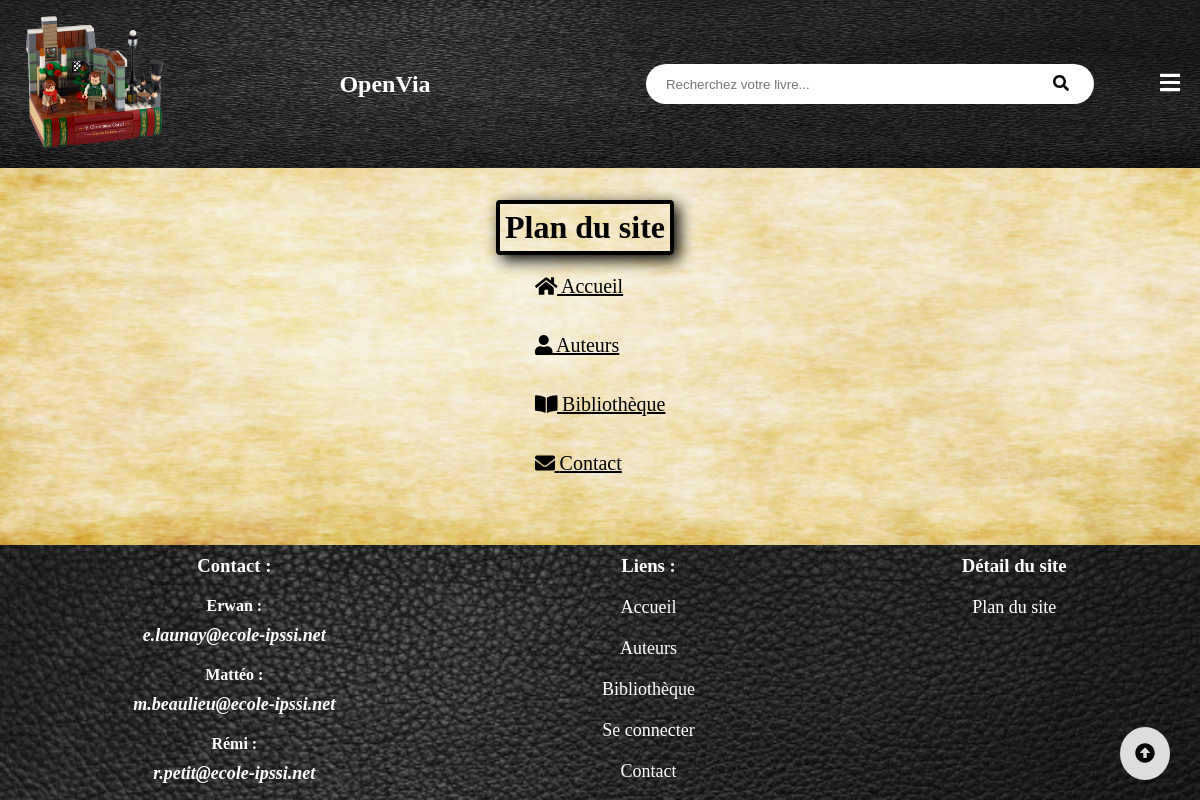
The app's page /plandusite.php, older data.
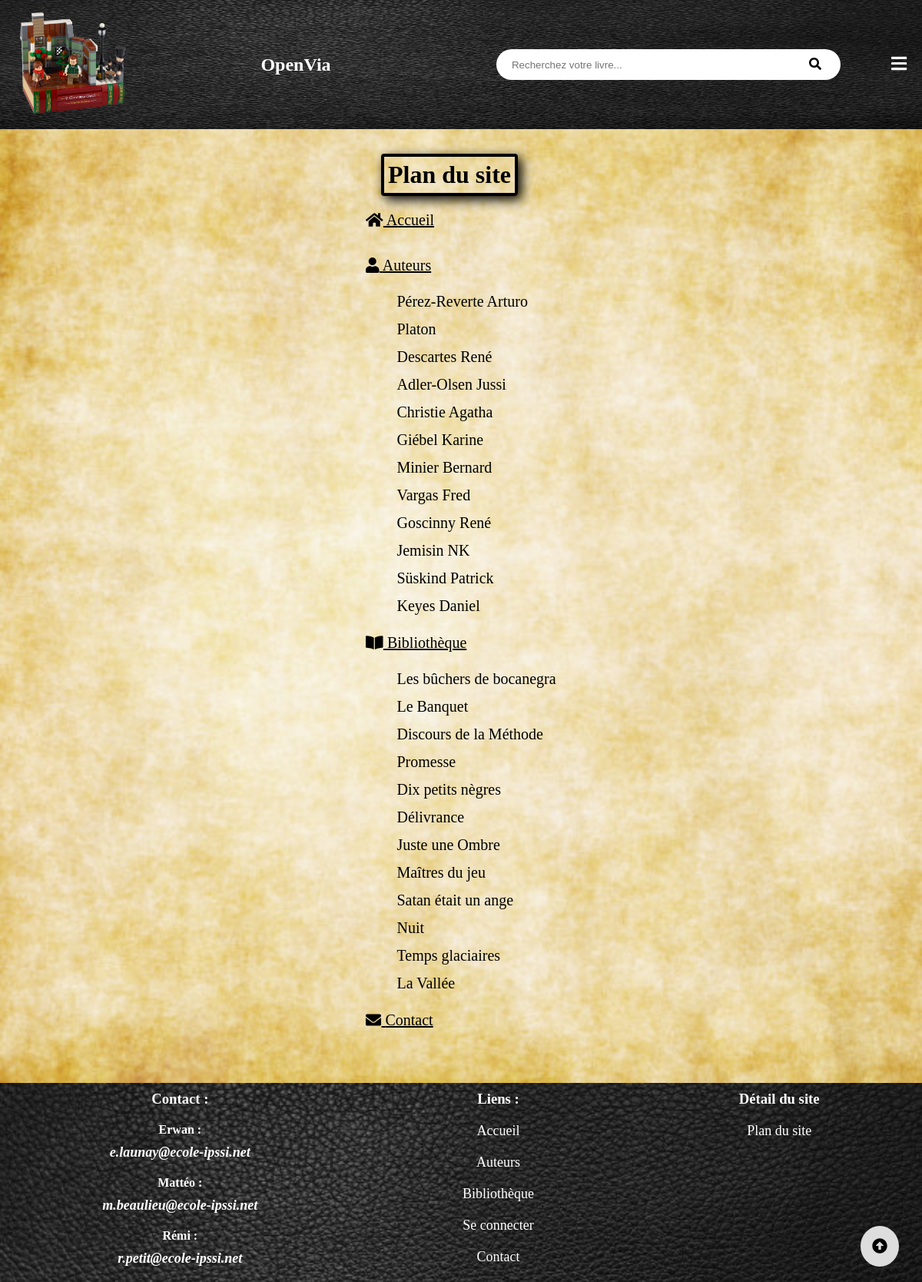
The same page, newer data.
### tables this page shows
CREATE TABLE IF NOT EXISTS `personne` (
  `id` int(11) NOT NULL AUTO_INCREMENT,
  `nom` varchar(150) NOT NULL,
  `prenom` varchar(150) DEFAULT NULL,
  `date_naiss` date DEFAULT NULL,
  `ville_naiss` varchar(50) DEFAULT NULL,
  `biographie` mediumtext,
  PRIMARY KEY (`id`)
);

CREATE TABLE IF NOT EXISTS `livre` (
  `isbn` varchar(15) NOT NULL,
  `titre` varchar(500) NOT NULL,
  `annee` int(11) DEFAULT NULL,
  `nbpages` int(11) DEFAULT NULL,
  `synopsis` varchar(5000) DEFAULT NULL,
  `date_retour` date DEFAULT NULL,
  `langue` int(11) DEFAULT NULL,
  `genre` int(11) DEFAULT NULL,
  `editeur` int(11) NOT NULL,
  `utilisateur` int(11) DEFAULT NULL,
  `idPersonne` int(11) DEFAULT NULL,
  `renouvellement` tinyint(1) DEFAULT NULL,
  PRIMARY KEY (`isbn`)
);

### bdd/listautreq.php (called while the page is built, shortened)
<?php
include('config.php');
$page = (!empty($_GET['page']) ? $_GET['page'] : 1);
$limite = 12;
$debut = ($page - 1) * $limite;
$pdostate = $bdd->prepare('SELECT DISTINCT personne.*, genre.libelle AS genre FROM personne JOIN livre ON personne.id = livre.idPersonne JOIN genre ON livre.genre = genre.id LIMIT :limite OFFSET :debut');
$pdostate->bindValue('debut', $debut, PDO::PARAM_INT);
$pdostate->bindValue('limite', $limite, PDO::PARAM_INT);
$pdostate->execute();
?>

### bdd/biblioreq.php (called while the page is built, shortened)
<?php
include('config.php');
$page = (!empty($_GET['page']) ? $_GET['page'] : 1);
$limite = 12;
$debut = ($page - 1) * $limite;
$pdostat = $bdd->prepare('SELECT *,editeur.libelle AS editeurs FROM livre JOIN editeur ON livre.editeur = editeur.id JOIN personne ON livre.idPersonne = personne.id LIMIT :limite OFFSET :debut');
$pdostat->bindValue('debut', $debut, PDO::PARAM_INT);
$pdostat->bindValue('limite', $limite, PDO::PARAM_INT);
$pdostat->execute();
?>

### plandusite.php (the view)
<?php
	require('bdd/biblioreq.php');
	require('bdd/listautreq.php');
	require("bbcode.php");
	require('header/header.php');
?>
<link rel="stylesheet" type="text/css" href="css/styleplandusite.css">
<main class="principal">
	<div class="position">
		<h1>Plan du site </h1>
		<ul>
			<li><a href="index.php"><i class="fas fa-home"></i> Accueil</a></li><br><br>
			<li><a href="auteur.php?page=1"><i class="fas fa-user"></i> Auteurs</a><br><br>
				<ul>
					<?php foreach ($pdostate as $aut) {?>
					<li><a href="Auteur/autlist.php?id=<?php echo $aut['id'];?>"><?php echo bbcode(htmlspecialchars($aut['nom'])) . " " . bbcode(htmlspecialchars($aut['prenom']));?></a></li>
					<?php } ?>
				</ul>
			</li><br>
			<li><a href="bibliotheque.php?page=1"><i class="fas fa-book-open"></i> Biblioth&#232;que</a><br><br>
				<ul>
					<?php foreach ($pdostat as $ligne) {?>
					<li><a href="livres/details.php?isbn=<?php echo $ligne['isbn'];?>"><?php echo $ligne['titre']; ?></a></li>
					<?php } ?>
				</ul>
			</li><br>
			<li><a href="contact.php"><i class="fas fa-envelope"></i> Contact</a></li>
		</ul>
	</div>
</main>
<?php require ("Footer/footer.php");?>

### header/header.php (shortened to what this page needs)
<?php
$CONFIG = array("root_path"=>"/bibliotheque");
?>
<!DOCTYPE html>
<html>
<head>
	<link rel="stylesheet" type="text/css" href="<?php echo $CONFIG['root_path']; ?>/css/headerstyle.css">
</head>
<body>
<header>
	<button onclick="window.scrollTo({top: 0, behavior: 'smooth'});" id="top"><i class="fas fa-arrow-alt-circle-up"></i></button>
	<nav class="navbar" id="navbar">
		<div class="max-width">
			<div class="resplogo">
				<a href="<?php echo $CONFIG['root_path']; ?>">
					<img src="<?php echo $CONFIG['root_path']; ?>/img/logo1.png" alt="Logo du site" width="150px">
				</a>
				<h1>OpenVia</h1>
			</div>
			<div class="respsearch">
				<form method="GET" class="search">
					<input type="search" id="searchs" placeholder="Recherchez votre livre...">
					<button type="submit" class="fas fa-search" name="submit"></button>
				</form>
				<div class="menu-btn">
  					<i class="fas fa-bars"></i>
				</div>
			</div>
		</div>
	</nav>
</header>

### Footer/footer.php
<link rel="stylesheet" type="text/css" href="<?php echo $CONFIG['root_path']; ?>/css/footerstyle.css">
	<footer>
		<div class="contact">
			<h3>Contact :</h3>
			<h4>Erwan :</h4>
			<h5><em>e.launay@ecole-ipssi.net</em></h5>
			<h4>Mattéo :</h4>
			<h5><em>m.beaulieu@ecole-ipssi.net</em></h5>
			<h4>Rémi :</h4>
			<h5><em>r.petit@ecole-ipssi.net</em></h5>
		</div>
		<div class="contact">
			<h3>Liens : </h3>
			<a href="<?php echo $CONFIG['root_path']; ?>/">Accueil</a>
			<a href="<?php echo $CONFIG['root_path']; ?>/auteur.php?page=1">Auteurs</a>
			<a href="<?php echo $CONFIG['root_path']; ?>/bibliotheque.php?page=1">Biblioth&#232;que</a>
			<?php
			if (isset($_SESSION['connecter']) && $_SESSION['admin'] == 1) { ?>
				<a href="<?php echo $CONFIG['root_path']; ?>/admin/nouveaulivre.php">Admin</a>
				<a href="<?php echo $CONFIG['root_path']; ?>/bdd/logout.php">Se déconnecter</a>
			<?php
			}elseif(isset($_SESSION['connecter']) && $_SESSION['admin'] == 0){
			?>
			<a href="<?php echo $CONFIG['root_path']; ?>/bdd/logout.php">Se déconnecter</a>
		<?php }else{?>
			<a href="<?php echo $CONFIG['root_path']; ?>/accueil/accueil.php">Se connecter</a><?php } ?>
			<a href="<?php echo $CONFIG['root_path']; ?>/contact.php">Contact</a>
		</div>
		<div class="contact">
			<h3>D&#233;tail du site</h3>
			<a href="<?php echo $CONFIG['root_path']; ?>/plandusite.php">Plan du site</a>
		</div>
	</footer>
</body>
</html>

### bbcode.php
<?php
function bbcode($t){
$t=str_replace("[/]", "<hr width=\"100%\" size=\"1\" />", $t);
$t=str_replace("[hr]", "<hr width=\"100%\" size=\"1\" />", $t);
$t=str_replace("[b]", "<strong>", $t);
$t=str_replace("[/b]", "</strong>", $t);
$t=str_replace("[i]", "<em>", $t);
$t=str_replace("[/i]", "</em>", $t);
$t=str_replace("[u]", "<u>", $t);
$t=str_replace("[/u]", "</u>", $t);
$t=str_replace("[list]", "<li>", $t);
$t=str_replace("[/list]", "</li>", $t);
$t=str_replace("[rl]", "<br>", $t);
$t=str_replace("[center]", "<div style=\"text-align: center\">", $t);
$t=str_replace("[/center]", "</div>", $t);
$t=str_replace("[right]", "<div style=\"text-align: right\">", $t);
$t=str_replace("[/right]", "</div>", $t);
$t=str_replace("[justify]", "<div style=\"text-align: justify\">", $t);
$t=str_replace("[/justify]", "</div>", $t);
return $t;
}
?>

### css/headerstyle.css (style rules this page uses)
* { margin: 0; padding: 0; text-decoration: none; outline: none; }
body { background-color: gray; }
h1,h2,h3,h4,h5,h6,dt,button { font-family: Eras Bold ITC; }
p,a,em,dd,li { font-family: Book Antiqua; }
.navbar { margin: 0 auto; width: 100%; left: 0; right: 0; max-width: 1600px; position: fixed; padding: 10px 0; transition: .3s; z-index: 1; }
#top { position: fixed; bottom: 20px; right: 30px; font-size: 20px; border: none; transition: .5s; outline: none; background-color: #ddd; color: black; cursor: pointer; padding: 15px; border-radius: 50%; }
.navbar .max-width { display: flex; align-items: center; padding: 0 20px; }
.navbar .resplogo,.navbar .respsearch { display: flex; flex-direction: row; align-items: center; width: 100%; }
.navbar h1 { color: white; margin: 0 auto; }
.search { width: 100%; text-align: center; }
input[type="search"] { padding: 20px; width: 80%; border-radius: 20px; height: 40px; position: relative; z-index: 2; border: none; }
.fa-search { background: none; border: none; cursor: pointer; position: relative; z-index: 6; left: -45px; }
.navbar .menu-btn { color: white; font-size: 23px; cursor: pointer; }
.principal { max-width: 1600px; padding: 200px 0 70px 0; margin: 0 auto; }

### css/styleplandusite.css (style rules this page uses)
.position { display: flex; justify-content: center; align-items: center; flex-direction: column; }
.position h1 { margin: 0 0 20px -30px; border: 4px solid black; box-shadow: 5px 5px 15px 0px #000000; border-radius: 4px; padding: 5px; }
.position ul { list-style: none; }
.position ul li a { text-decoration: underline; color: black; font-size: 20px; }
.position ul ul { line-height: 35px; margin-left: 40px; }
.position ul ul li a { text-decoration: none; }

### css/footerstyle.css (style rules this page uses)
* { margin: 0; padding:0; }
footer { background-size: 100%; width: 100%; display: flex; justify-content: space-around; max-width: 1600px; margin: 0 auto; }
.contact { display: flex; flex-direction: column; text-align: center; padding: 10px 0; }
.contact h3 { color: white; text-align: center; padding-bottom: 10px; }
.contact h4 { color: white; padding-top: 10px; }
.contact a,h5 { margin: 10px auto; color: white; font-size: 18px; }

Row changes from the older to the newer data that the page shows:
added personne: nom "Pérez-Reverte Arturo"
added personne: nom "Platon"
added personne: nom "Descartes René"
added personne: nom "Adler-Olsen Jussi"
added personne: nom "Christie Agatha"
added personne: nom "Giébel Karine"
added personne: nom "Minier Bernard"
added personne: nom "Vargas Fred"
added personne: nom "Goscinny René"
added personne: nom "Jemisin NK"
added personne: nom "Süskind Patrick"
added personne: nom "Keyes Daniel"
added livre: titre "Les bûchers de bocanegra"
added livre: titre "Le Banquet"
added livre: titre "Discours de la Méthode"
added livre: titre "Promesse"
added livre: titre "Dix petits nègres"
added livre: titre "Délivrance"
added livre: titre "Juste une Ombre"
added livre: titre "Maîtres du jeu"
added livre: titre "Satan était un ange"
added livre: titre "Nuit"
added livre: titre "Temps glaciaires"
added livre: titre "La Vallée"
